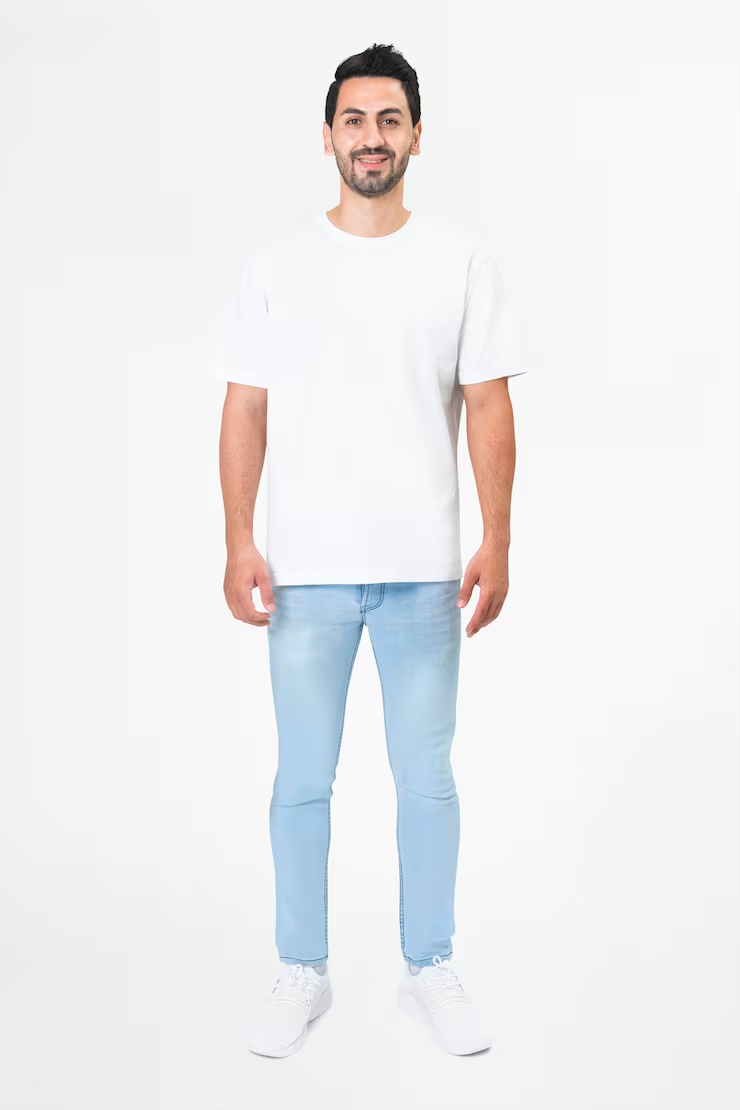
#> input picture images/myzhlan.png, 740 x 1110 px
$ python CW_lesson4.py
#> lines starting #> are read from the running program, lines starting #| are printed output that depends on the picture; after the words box and inside, x2 and y2 are one past the last pixel; in counts of white or black regions, pixels touching at a corner belong together
import cv2
import numpy as np


img = cv2.imread('images/myzhlan.png')
#> img is the input picture: shape (1110, 740, 3); mean B, G, R 238.5, 237.6, 237.6
scale = 2
img = cv2.resize(img, (img.shape[1] // scale, img.shape[0] // scale))
#> img: shape (555, 370, 3)
img_copy_color = img.copy()
img_copy = img.copy()

img_copy = cv2.cvtColor(img_copy, cv2.COLOR_BGR2GRAY)
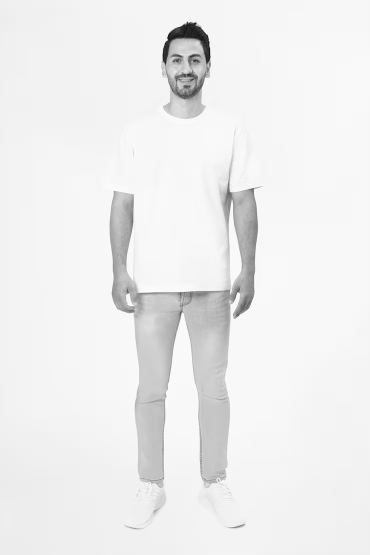
#> img_copy: shape (555, 370); min 20, max 253, mean 237.7


img_copy = cv2.equalizeHist(img_copy) #posillenya kontrasty
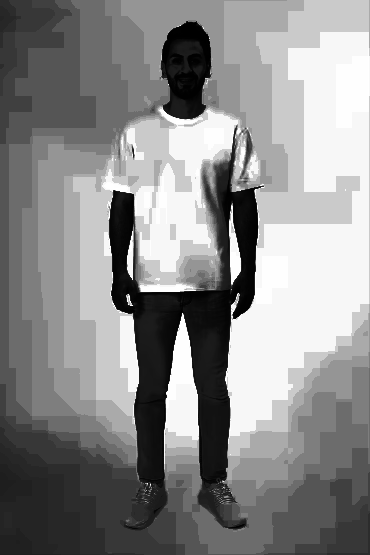
#> img_copy: shape (555, 370); min 0, max 255, mean 138.5

img_copy = cv2.Canny(img_copy, 150, 150)
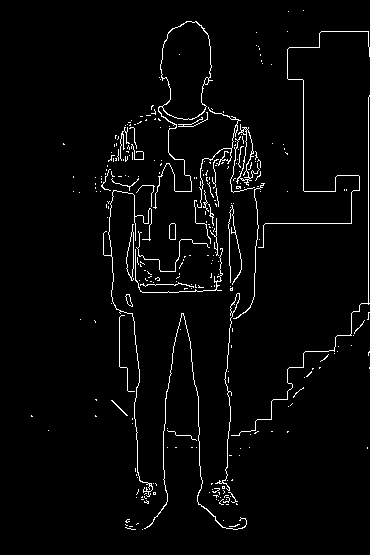
#> img_copy: shape (555, 370); 2.9% white in thin lines or dots, all inside (x1, y1, x2, y2) = (31, 10, 370, 530)

#Poshyk kontyriv
contours, hierarchy = cv2.findContours(img_copy, cv2.RETR_EXTERNAL, cv2.CHAIN_APPROX_SIMPLE) #апроксимація
#> contours = 282 contours, 273 with area under 20; largest, box (x1, y1, x2, y2) and area: (153, 21, 213, 209) 3857, (236, 124, 260, 186) 316, (126, 224, 134, 281) 215, (169, 223, 176, 240) 93, (215, 293, 240, 491) 90


for cnt in contours:
    area = cv2.contourArea(cnt)
    if area > 50:
        x, y, w, h = cv2.boundingRect(cnt) #створює найм. прямокутник в який вписано контур
        cv2.drawContours(img_copy_color, [cnt], -1, (0, 255, 0), 2)
        cv2.rectangle(img_copy_color, (x, y), (x + w, y + h), (0, 255, 0), 2)
        text_y = y - 5 if y - 5 > 10 else y + 15
        text = f'x={x}, y={y}, S = {int(area)}'
        cv2.putText(img_copy_color, text, (x, text_y), cv2.FONT_HERSHEY_SIMPLEX, 0.4, (0, 0, 255), 1)
#> this loop made 282 passes
#> (area, x, y, w, h, text_y, text) on passes 93, 137, 138, 249, 280: (89.5, 215, 293, 25, 198, 288, 'x=215, y=293, S = 89'), (215, 126, 224, 8, 57, 219, 'x=126, y=224, S = 215'), (93, 169, 223, 7, 17, 218, 'x=169, y=223, S = 93'), (316, 236, 124, 24, 62, 119, 'x=236, y=124, S = 316'), (3857, 153, 21, 60, 188, 16, 'x=153, y=21, S = 3857')
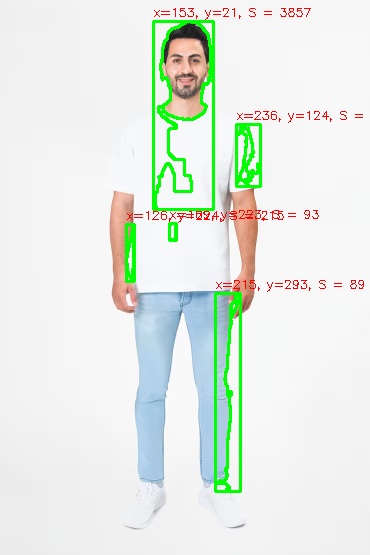
#> img_copy_color: shape (555, 370, 3); mean B, G, R 229.2, 236.9, 229.9


cv2.imshow('contours', img)
cv2.imshow('copy contours', img_copy)
cv2.imshow("img", img_copy_color)
cv2.waitKey(0)
cv2.destroyAllWindows()

$ run again, with images/OIP.webp saved as images/myzhlan.png
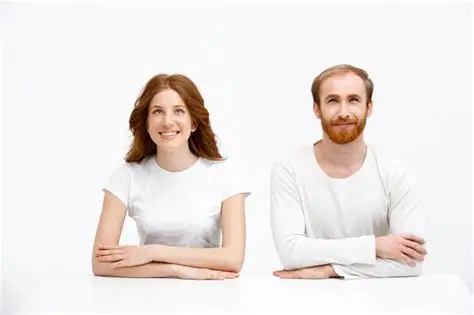
#> input picture images/OIP.webp, 474 x 315 px
#> img is the input picture: shape (315, 474, 3); mean B, G, R 229.5, 231.7, 238
#> img: shape (157, 237, 3)
#> `img_copy = cv2.Canny(img_copy, 150, 150)`:
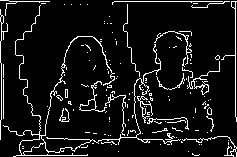
#> img_copy: shape (157, 237); 8.3% white in thin lines or dots
#> contours = 132 contours, 123 with area under 20; largest, box (x1, y1, x2, y2) and area: (3, 5, 181, 157) 365, (79, 81, 107, 112) 126, (187, 61, 220, 95) 60, (154, 31, 192, 65) 35, (221, 1, 237, 122) 28
#> the loop `for cnt in contours:` made 132 passes
#> (area, x, y, w, h, text_y, text) on passes 78, 95, 122: (126.5, 79, 81, 28, 31, 76, 'x=79, y=81, S = 126'), (60.5, 187, 61, 33, 34, 56, 'x=187, y=61, S = 60'), (365, 3, 5, 178, 152, 20, 'x=3, y=5, S = 365')
#> after the loop `for cnt in contours:`:
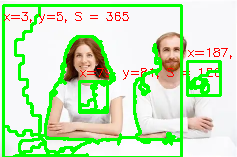
#> img_copy_color: shape (157, 237, 3); mean B, G, R 187.4, 231.6, 198.4
